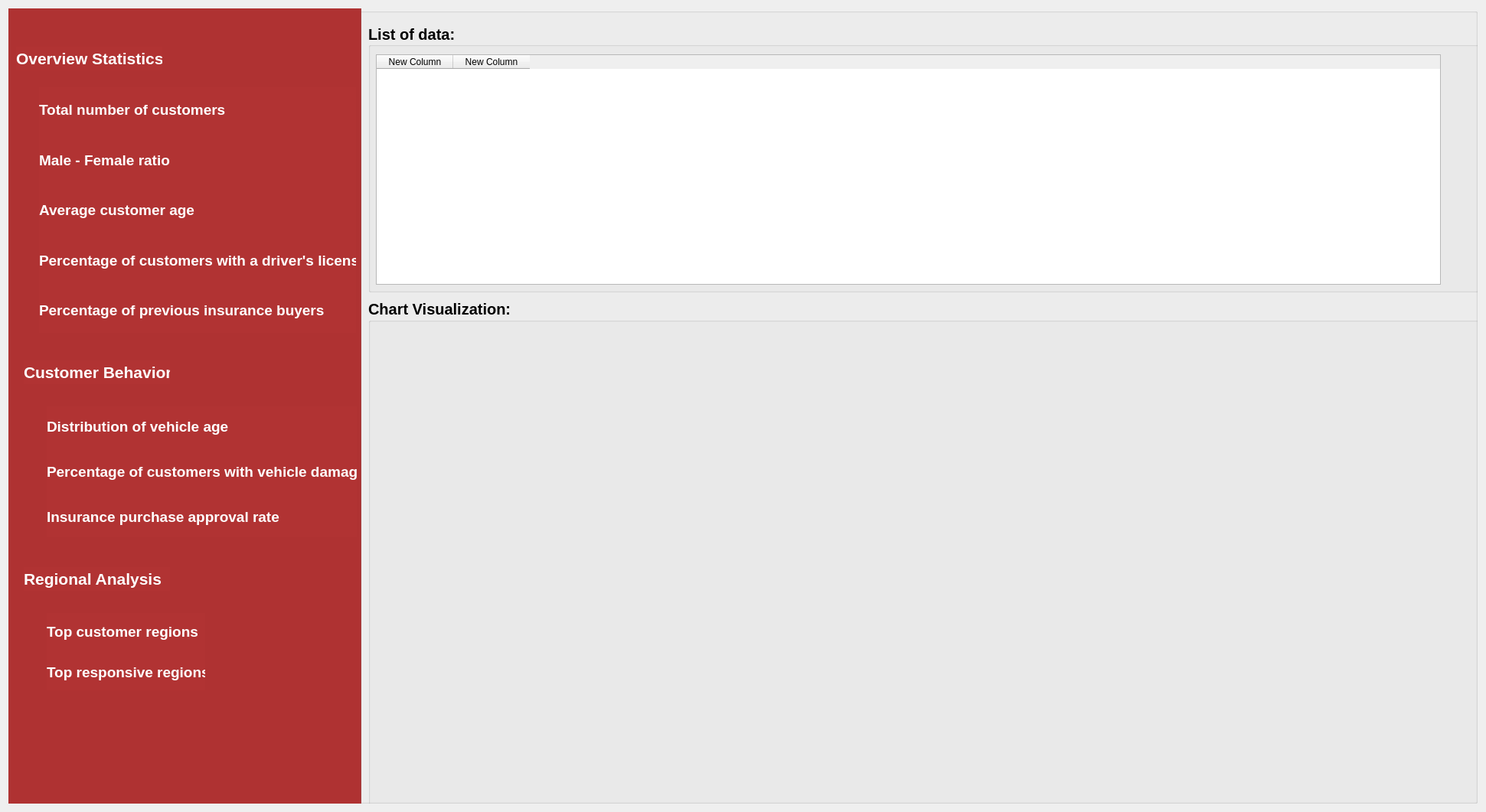
     <widget class="QWidget" name="gridLayoutWidget">
      <property name="geometry">
       <rect>
        <x>0</x>
        <y>-10</y>
        <width>1941</width>
        <height>1061</height>
       </rect>
      </property>
      <layout class="QGridLayout" name="gridLayout">
       <item row="0" column="0">
        <widget class="QGroupBox" name="groupBox">
         <property name="title">
          <string/>
         </property>
         <widget class="QGroupBox" name="groupBox_2">
          <property name="geometry">
           <rect>
            <x>470</x>
            <y>20</y>
            <width>1451</width>
            <height>351</height>
           </rect>
          </property>
          <property name="font">
           <font>
            <family>Segoe UI</family>
            <pointsize>15</pointsize>
            <weight>75</weight>
            <bold>true</bold>
           </font>
          </property>
          <property name="autoFillBackground">
           <bool>false</bool>
          </property>
          <property name="styleSheet">
           <string notr="true">border-color: rgb(255, 255, 255);</string>
          </property>
          <property name="title">
           <string>List of data:</string>
          </property>
          <property name="alignment">
           <set>Qt::AlignJustify|Qt::AlignVCenter</set>
          </property>
          <property name="flat">
           <bool>true</bool>
          </property>
          <widget class="QTableWidget" name="tableWidget_ListOfData">
           <property name="geometry">
            <rect>
             <x>10</x>
             <y>40</y>
             <width>1391</width>
             <height>301</height>
            </rect>
           </property>
           <property name="font">
            <font>
             <pointsize>9</pointsize>
             <weight>50</weight>
             <bold>false</bold>
            </font>
           </property>
           <column>
            <property name="text">
             <string>New Column</string>
            </property>
           </column>
           <column>
            <property name="text">
             <string>New Column</string>
            </property>
           </column>
          </widget>
         </widget>
         <widget class="QGroupBox" name="groupBox_3">
          <property name="geometry">
           <rect>
            <x>470</x>
            <y>380</y>
            <width>1461</width>
            <height>681</height>
           </rect>
          </property>
          <property name="font">
           <font>
            <family>Segoe UI</family>
            <pointsize>15</pointsize>
            <weight>75</weight>
            <bold>true</bold>
            <underline>false</underline>
           </font>
          </property>
          <property name="title">
           <string>Chart Visualization:</string>
          </property>
          <property name="flat">
           <bool>true</bool>
          </property>
          <widget class="QWidget" name="verticalLayoutWidget">
           <property name="geometry">
            <rect>
             <x>10</x>
             <y>40</y>
             <width>1391</width>
             <height>611</height>
            </rect>
           </property>
           <layout class="QVBoxLayout" name="verticalLayout_ChartVisualization"/>
          </widget>
         </widget>
         <widget class="QGroupBox" name="groupBox_4">
          <property name="geometry">
           <rect>
            <x>-10</x>
            <y>-10</y>
            <width>471</width>
            <height>1071</height>
           </rect>
          </property>
          <property name="font">
           <font>
            <family>Segoe UI</family>
            <weight>75</weight>
            <bold>true</bold>
           </font>
          </property>
          <property name="layoutDirection">
           <enum>Qt::LeftToRight</enum>
          </property>
          <property name="autoFillBackground">
           <bool>false</bool>
          </property>
          <property name="styleSheet">
           <string notr="true">background-color: rgb(177, 51, 51);</string>
          </property>
          <property name="title">
           <string/>
          </property>
          <property name="alignment">
           <set>Qt::AlignLeading|Qt::AlignLeft|Qt::AlignTop</set>
          </property>
          <property name="flat">
           <bool>true</bool>
          </property>
          <widget class="QPushButton" name="pushButtonTotalNumberOfCustomer">
           <property name="geometry">
            <rect>
             <x>10</x>
             <y>100</y>
             <width>461</width>
             <height>70</height>
            </rect>
           </property>
           <property name="font">
            <font>
             <family>Segoe UI</family>
             <pointsize>14</pointsize>
             <weight>75</weight>
             <bold>true</bold>
             <stylestrategy>PreferDefault</stylestrategy>
            </font>
           </property>
           <property name="mouseTracking">
            <bool>false</bool>
           </property>
           <property name="layoutDirection">
            <enum>Qt::LeftToRight</enum>
           </property>
           <property name="styleSheet">
            <string notr="true">color: rgb(255, 255, 255);</string>
           </property>
           <property name="inputMethodHints">
            <set>Qt::ImhLatinOnly</set>
           </property>
           <property name="text">
            <string/>
           </property>
           <property name="iconSize">
            <size>
             <width>0</width>
             <height>0</height>
            </size>
           </property>
           <property name="autoExclusive">
            <bool>true</bool>
           </property>
           <property name="autoDefault">
            <bool>true</bool>
           </property>
           <property name="default">
            <bool>false</bool>
           </property>
           <property name="flat">
            <bool>true</bool>
           </property>
          </widget>
          <widget class="QPushButton" name="pushButtonMaleFemaleRatio">
           <property name="geometry">
            <rect>
             <x>10</x>
             <y>170</y>
             <width>461</width>
             <height>70</height>
            </rect>
           </property>
           <property name="font">
            <font>
             <family>Segoe UI</family>
             <pointsize>14</pointsize>
             <weight>75</weight>
             <bold>true</bold>
            </font>
           </property>
           <property name="styleSheet">
            <string notr="true">color: rgb(255, 255, 255);</string>
           </property>
           <property name="text">
            <string/>
           </property>
           <property name="autoDefault">
            <bool>true</bool>
           </property>
           <property name="default">
            <bool>false</bool>
           </property>
           <property name="flat">
            <bool>true</bool>
           </property>
          </widget>
          <widget class="QLabel" name="label_OverviewStatistics">
           <property name="geometry">
            <rect>
             <x>20</x>
             <y>60</y>
             <width>191</width>
             <height>31</height>
            </rect>
           </property>
           <property name="font">
            <font>
             <family>Segoe UI</family>
             <pointsize>16</pointsize>
             <weight>75</weight>
             <bold>true</bold>
            </font>
           </property>
           <property name="styleSheet">
            <string notr="true">color: rgb(255, 255, 255);</string>
           </property>
           <property name="text">
            <string>Overview Statistics</string>
           </property>
          </widget>
          <widget class="QPushButton" name="pushButtonDistributionOfVehicleAge">
           <property name="geometry">
            <rect>
             <x>10</x>
             <y>510</y>
             <width>461</width>
             <height>70</height>
            </rect>
           </property>
           <property name="font">
            <font>
             <family>Segoe UI</family>
             <pointsize>14</pointsize>
             <weight>75</weight>
             <bold>true</bold>
            </font>
           </property>
           <property name="styleSheet">
            <string notr="true">color: rgb(255, 255, 255);</string>
           </property>
           <property name="text">
            <string/>
           </property>
           <property name="autoDefault">
            <bool>true</bool>
           </property>
           <property name="default">
            <bool>false</bool>
           </property>
           <property name="flat">
            <bool>true</bool>
           </property>
          </widget>
          <widget class="QPushButton" name="pushButtonAverageCustomerAge">
           <property name="geometry">
            <rect>
             <x>10</x>
             <y>240</y>
             <width>461</width>
             <height>70</height>
            </rect>
           </property>
           <property name="font">
            <font>
             <family>Segoe UI</family>
             <pointsize>14</pointsize>
             <weight>75</weight>
             <bold>true</bold>
            </font>
           </property>
           <property name="styleSheet">
            <string notr="true">color: rgb(255, 255, 255);</string>
           </property>
           <property name="text">
            <string/>
           </property>
           <property name="iconSize">
            <size>
             <width>20</width>
             <height>5</height>
            </size>
           </property>
           <property name="autoDefault">
            <bool>true</bool>
           </property>
           <property name="default">
            <bool>false</bool>
           </property>
           <property name="flat">
            <bool>true</bool>
           </property>
          </widget>
          <widget class="QLabel" name="label_CustomerBehavior">
           <property name="geometry">
            <rect>
             <x>30</x>
             <y>470</y>
             <width>191</width>
             <height>31</height>
            </rect>
           </property>
           <property name="font">
            <font>
             <family>Segoe UI</family>
             <pointsize>16</pointsize>
             <weight>75</weight>
             <bold>true</bold>
            </font>
           </property>
           <property name="styleSheet">
            <string notr="true">color: rgb(255, 255, 255);</string>
           </property>
           <property name="text">
            <string>Customer Behavior</string>
           </property>
          </widget>
          <widget class="QLabel" name="label_RegionalAnalysis">
           <property name="geometry">
            <rect>
             <x>30</x>
             <y>740</y>
             <width>191</width>
             <height>31</height>
            </rect>
           </property>
           <property name="font">
            <font>
             <family>Segoe UI</family>
             <pointsize>16</pointsize>
             <weight>75</weight>
             <bold>true</bold>
            </font>
           </property>
           <property name="styleSheet">
            <string notr="true">color: rgb(255, 255, 255);</string>
           </property>
           <property name="text">
            <string>Regional Analysis</string>
           </property>
          </widget>
          <widget class="QPushButton" name="pushButtonCusWithLicense">
           <property name="geometry">
            <rect>
             <x>10</x>
             <y>310</y>
             <width>461</width>
             <height>70</height>
            </rect>
           </property>
           <property name="font">
            <font>
             <family>Segoe UI</family>
             <pointsize>14</pointsize>
             <weight>75</weight>
             <bold>true</bold>
            </font>
           </property>
           <property name="styleSheet">
            <string notr="true">color: rgb(255, 255, 255);</string>
           </property>
           <property name="text">
            <string/>
           </property>
           <property name="iconSize">
            <size>
             <width>20</width>
             <height>5</height>
            </size>
           </property>
           <property name="autoDefault">
            <bool>true</bool>
           </property>
           <property name="default">
            <bool>false</bool>
           </property>
           <property name="flat">
            <bool>true</bool>
           </property>
          </widget>
          <widget class="QPushButton" name="pushButtonInsuaranceBuyers">
           <property name="geometry">
            <rect>
             <x>10</x>
             <y>380</y>
             <width>461</width>
             <height>70</height>
            </rect>
           </property>
           <property name="font">
            <font>
             <family>Segoe UI</family>
             <pointsize>14</pointsize>
             <weight>75</weight>
             <bold>true</bold>
            </font>
           </property>
           <property name="styleSheet">
            <string notr="true">color: rgb(255, 255, 255);</string>
           </property>
           <property name="text">
            <string/>
           </property>
           <property name="iconSize">
            <size>
             <width>20</width>
             <height>5</height>
            </size>
           </property>
           <property name="autoDefault">
            <bool>true</bool>
           </property>
           <property name="default">
            <bool>false</bool>
           </property>
           <property name="flat">
            <bool>true</bool>
           </property>
          </widget>
          <widget class="QPushButton" name="pushButtonCusWithVehicleDamage">
           <property name="geometry">
            <rect>
             <x>10</x>
             <y>580</y>
             <width>461</width>
             <height>70</height>
            </rect>
           </property>
           <property name="font">
            <font>
             <family>Segoe UI</family>
             <pointsize>14</pointsize>
             <weight>75</weight>
             <bold>true</bold>
            </font>
           </property>
           <property name="styleSheet">
            <string notr="true">color: rgb(255, 255, 255);</string>
           </property>
           <property name="text">
            <string/>
           </property>
           <property name="autoDefault">
            <bool>true</bool>
           </property>
           <property name="default">
            <bool>false</bool>
           </property>
           <property name="flat">
            <bool>true</bool>
           </property>
          </widget>
          <widget class="QPushButton" name="pushButtonApprovalRate">
           <property name="geometry">
            <rect>
             <x>10</x>
             <y>650</y>
             <width>461</width>
             <height>70</height>
            </rect>
           </property>
           <property name="font">
            <font>
             <family>Segoe UI</family>
             <pointsize>14</pointsize>
             <weight>75</weight>
             <bold>true</bold>
            </font>
           </property>
           <property name="styleSheet">
            <string notr="true">color: rgb(255, 255, 255);</string>
           </property>
           <property name="text">
            <string/>
           </property>
           <property name="autoDefault">
            <bool>true</bool>
           </property>
           <property name="default">
            <bool>false</bool>
           </property>
           <property name="flat">
            <bool>true</bool>
           </property>
          </widget>
          <widget class="QPushButton" name="pushButtonTopCusRegions">
           <property name="geometry">
            <rect>
             <x>10</x>
             <y>780</y>
             <width>461</width>
             <height>70</height>
            </rect>
           </property>
           <property name="font">
            <font>
             <family>Segoe UI</family>
             <pointsize>14</pointsize>
             <weight>75</weight>
             <bold>true</bold>
            </font>
           </property>
           <property name="styleSheet">
            <string notr="true">color: rgb(255, 255, 255);</string>
           </property>
           <property name="text">
            <string/>
           </property>
           <property name="autoDefault">
            <bool>true</bool>
           </property>
           <property name="default">
            <bool>false</bool>
           </property>
           <property name="flat">
            <bool>true</bool>
           </property>
          </widget>
          <widget class="QPushButton" name="pushButtonTopResponsiveRegions">
           <property name="geometry">
            <rect>
             <x>10</x>
             <y>850</y>
             <width>461</width>
             <height>70</height>
            </rect>
           </property>
           <property name="font">
            <font>
             <family>Segoe UI</family>
             <pointsize>14</pointsize>
             <weight>75</weight>
             <bold>true</bold>
            </font>
           </property>
           <property name="styleSheet">
            <string notr="true">color: rgb(255, 255, 255);</string>
           </property>
           <property name="text">
            <string/>
           </property>
           <property name="autoDefault">
            <bool>true</bool>
           </property>
           <property name="default">
            <bool>false</bool>
           </property>
           <property name="flat">
            <bool>true</bool>
           </property>
          </widget>
          <widget class="QWidget" name="layoutWidget">
           <property name="geometry">
            <rect>
             <x>50</x>
             <y>113</y>
             <width>414</width>
             <height>321</height>
            </rect>
           </property>
           <layout class="QVBoxLayout" name="verticalLayout">
            <item>
             <widget class="QLabel" name="label_11">
              <property name="enabled">
               <bool>false</bool>
              </property>
              <property name="font">
               <font>
                <family>Segoe UI</family>
                <pointsize>14</pointsize>
                <weight>75</weight>
                <bold>true</bold>
               </font>
              </property>
              <property name="styleSheet">
               <string notr="true">color: rgb(255, 255, 255);</string>
              </property>
              <property name="frameShadow">
               <enum>QFrame::Raised</enum>
              </property>
              <property name="lineWidth">
               <number>0</number>
              </property>
              <property name="text">
               <string>Total number of customers</string>
              </property>
              <property name="scaledContents">
               <bool>true</bool>
              </property>
             </widget>
            </item>
            <item>
             <widget class="QLabel" name="label">
              <property name="enabled">
               <bool>false</bool>
              </property>
              <property name="font">
               <font>
                <family>Segoe UI</family>
                <pointsize>14</pointsize>
                <weight>75</weight>
                <bold>true</bold>
               </font>
              </property>
              <property name="styleSheet">
               <string notr="true">color: rgb(255, 255, 255);</string>
              </property>
              <property name="frameShadow">
               <enum>QFrame::Raised</enum>
              </property>
              <property name="lineWidth">
               <number>0</number>
              </property>
              <property name="text">
               <string>Male - Female ratio</string>
              </property>
              <property name="scaledContents">
               <bool>true</bool>
              </property>
             </widget>
            </item>
            <item>
             <widget class="QLabel" name="label_16">
              <property name="enabled">
               <bool>false</bool>
              </property>
              <property name="font">
               <font>
                <family>Segoe UI</family>
                <pointsize>14</pointsize>
                <weight>75</weight>
                <bold>true</bold>
               </font>
              </property>
              <property name="styleSheet">
               <string notr="true">color: rgb(255, 255, 255);</string>
              </property>
              <property name="frameShadow">
               <enum>QFrame::Raised</enum>
              </property>
              <property name="lineWidth">
               <number>0</number>
              </property>
              <property name="text">
               <string>Average customer age</string>
              </property>
              <property name="scaledContents">
               <bool>true</bool>
              </property>
             </widget>
            </item>
            <item>
             <widget class="QLabel" name="label_18">
              <property name="enabled">
               <bool>false</bool>
              </property>
              <property name="font">
               <font>
                <family>Segoe UI</family>
                <pointsize>14</pointsize>
                <weight>75</weight>
                <bold>true</bold>
               </font>
              </property>
              <property name="styleSheet">
               <string notr="true">color: rgb(255, 255, 255);</string>
              </property>
              <property name="frameShadow">
               <enum>QFrame::Raised</enum>
              </property>
              <property name="lineWidth">
               <number>0</number>
              </property>
              <property name="text">
               <string>Percentage of customers with a driver's license</string>
              </property>
              <property name="scaledContents">
               <bool>true</bool>
              </property>
             </widget>
            </item>
            <item>
             <widget class="QLabel" name="label_19">
              <property name="enabled">
               <bool>false</bool>
              </property>
              <property name="font">
               <font>
                <family>Segoe UI</family>
                <pointsize>14</pointsize>
                <weight>75</weight>
                <bold>true</bold>
               </font>
              </property>
              <property name="styleSheet">
               <string notr="true">color: rgb(255, 255, 255);</string>
              </property>
              <property name="frameShadow">
               <enum>QFrame::Raised</enum>
              </property>
              <property name="lineWidth">
               <number>0</number>
              </property>
              <property name="text">
               <string>Percentage of previous insurance buyers</string>
              </property>
              <property name="scaledContents">
               <bool>true</bool>
              </property>
             </widget>
            </item>
           </layout>
          </widget>
          <widget class="QWidget" name="layoutWidget">
           <property name="geometry">
            <rect>
             <x>60</x>
             <y>530</y>
             <width>405</width>
             <height>171</height>
            </rect>
           </property>
           <layout class="QVBoxLayout" name="verticalLayout_2">
            <item>
             <widget class="QLabel" name="label_17">
              <property name="enabled">
               <bool>false</bool>
              </property>
              <property name="font">
               <font>
                <family>Segoe UI</family>
                <pointsize>14</pointsize>
                <weight>75</weight>
                <bold>true</bold>
               </font>
              </property>
              <property name="styleSheet">
               <string notr="true">color: rgb(255, 255, 255);</string>
              </property>
              <property name="frameShadow">
               <enum>QFrame::Raised</enum>
              </property>
              <property name="lineWidth">
               <number>0</number>
              </property>
              <property name="text">
               <string>Distribution of vehicle age</string>
              </property>
              <property name="scaledContents">
               <bool>true</bool>
              </property>
             </widget>
            </item>
            <item>
             <widget class="QLabel" name="label_20">
              <property name="enabled">
               <bool>false</bool>
              </property>
              <property name="font">
               <font>
                <family>Segoe UI</family>
                <pointsize>14</pointsize>
                <weight>75</weight>
                <bold>true</bold>
               </font>
              </property>
              <property name="styleSheet">
               <string notr="true">color: rgb(255, 255, 255);</string>
              </property>
              <property name="frameShadow">
               <enum>QFrame::Raised</enum>
              </property>
              <property name="lineWidth">
               <number>0</number>
              </property>
              <property name="text">
               <string>Percentage of customers with vehicle damage</string>
              </property>
              <property name="scaledContents">
               <bool>true</bool>
              </property>
             </widget>
            </item>
            <item>
             <widget class="QLabel" name="label_21">
              <property name="enabled">
               <bool>false</bool>
              </property>
              <property name="font">
               <font>
                <family>Segoe UI</family>
                <pointsize>14</pointsize>
                <weight>75</weight>
                <bold>true</bold>
               </font>
              </property>
              <property name="styleSheet">
               <string notr="true">color: rgb(255, 255, 255);</string>
              </property>
              <property name="frameShadow">
               <enum>QFrame::Raised</enum>
              </property>
              <property name="lineWidth">
               <number>0</number>
              </property>
              <property name="text">
               <string>Insurance purchase approval rate</string>
              </property>
              <property name="scaledContents">
               <bool>true</bool>
              </property>
             </widget>
            </item>
           </layout>
          </widget>
          <widget class="QWidget" name="layoutWidget">
           <property name="geometry">
            <rect>
             <x>60</x>
             <y>800</y>
             <width>207</width>
             <height>101</height>
            </rect>
           </property>
           <layout class="QVBoxLayout" name="verticalLayout_3">
            <item>
             <widget class="QLabel" name="label_22">
              <property name="enabled">
               <bool>false</bool>
              </property>
              <property name="font">
               <font>
                <family>Segoe UI</family>
                <pointsize>14</pointsize>
                <weight>75</weight>
                <bold>true</bold>
               </font>
              </property>
              <property name="styleSheet">
               <string notr="true">color: rgb(255, 255, 255);</string>
              </property>
              <property name="frameShadow">
               <enum>QFrame::Raised</enum>
              </property>
              <property name="lineWidth">
               <number>0</number>
              </property>
              <property name="text">
               <string>Top customer regions</string>
              </property>
              <property name="scaledContents">
               <bool>true</bool>
              </property>
             </widget>
            </item>
            <item>
             <widget class="QLabel" name="label_23">
              <property name="enabled">
               <bool>false</bool>
              </property>
              <property name="font">
               <font>
                <family>Segoe UI</family>
                <pointsize>14</pointsize>
                <weight>75</weight>
                <bold>true</bold>
               </font>
              </property>
              <property name="styleSheet">
               <string notr="true">color: rgb(255, 255, 255);</string>
              </property>
              <property name="frameShadow">
               <enum>QFrame::Raised</enum>
              </property>
              <property name="lineWidth">
               <number>0</number>
              </property>
              <property name="text">
               <string>Top responsive regions</string>
              </property>
              <property name="scaledContents">
               <bool>true</bool>
              </property>
             </widget>
            </item>
           </layout>
          </widget>
          <zorder>layoutWidget</zorder>
          <zorder>layoutWidget</zorder>
          <zorder>layoutWidget</zorder>
          <zorder>pushButtonTopResponsiveRegions</zorder>
          <zorder>pushButtonTopCusRegions</zorder>
          <zorder>pushButtonApprovalRate</zorder>
          <zorder>pushButtonTotalNumberOfCustomer</zorder>
          <zorder>pushButtonMaleFemaleRatio</zorder>
          <zorder>label_OverviewStatistics</zorder>
          <zorder>pushButtonDistributionOfVehicleAge</zorder>
          <zorder>pushButtonAverageCustomerAge</zorder>
          <zorder>label_CustomerBehavior</zorder>
          <zorder>label_RegionalAnalysis</zorder>
          <zorder>pushButtonCusWithLicense</zorder>
          <zorder>pushButtonInsuaranceBuyers</zorder>
          <zorder>pushButtonCusWithVehicleDamage</zorder>
         </widget>
        </widget>
       </item>
      </layout>
     </widget>
